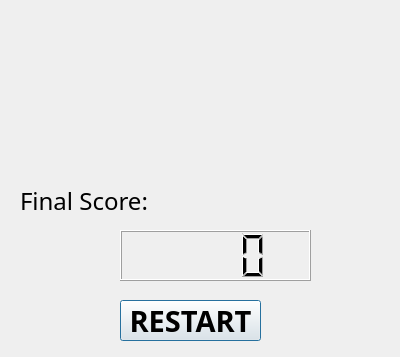
<?xml version="1.0" encoding="UTF-8"?>
<ui version="4.0">
 <class>Over</class>
 <widget class="QDialog" name="Over">
  <property name="geometry">
   <rect>
    <x>0</x>
    <y>0</y>
    <width>400</width>
    <height>357</height>
   </rect>
  </property>
  <property name="windowTitle">
   <string>Dialog</string>
  </property>
  <widget class="QLabel" name="winLose">
   <property name="geometry">
    <rect>
     <x>10</x>
     <y>20</y>
     <width>381</width>
     <height>71</height>
    </rect>
   </property>
   <property name="font">
    <font>
     <family>Andalus</family>
     <pointsize>22</pointsize>
     <weight>75</weight>
     <bold>true</bold>
    </font>
   </property>
   <property name="text">
    <string/>
   </property>
   <property name="alignment">
    <set>Qt::AlignCenter</set>
   </property>
  </widget>
  <widget class="QLabel" name="star">
   <property name="geometry">
    <rect>
     <x>130</x>
     <y>100</y>
     <width>130</width>
     <height>80</height>
    </rect>
   </property>
   <property name="text">
    <string/>
   </property>
   <property name="scaledContents">
    <bool>true</bool>
   </property>
  </widget>
  <widget class="QLabel" name="label_2">
   <property name="geometry">
    <rect>
     <x>20</x>
     <y>180</y>
     <width>171</width>
     <height>41</height>
    </rect>
   </property>
   <property name="font">
    <font>
     <family>Algerian</family>
     <pointsize>18</pointsize>
    </font>
   </property>
   <property name="text">
    <string>Final Score:</string>
   </property>
  </widget>
  <widget class="QLCDNumber" name="score">
   <property name="geometry">
    <rect>
     <x>120</x>
     <y>230</y>
     <width>191</width>
     <height>51</height>
    </rect>
   </property>
   <property name="digitCount">
    <number>4</number>
   </property>
  </widget>
  <widget class="QPushButton" name="pushButton">
   <property name="geometry">
    <rect>
     <x>120</x>
     <y>300</y>
     <width>141</width>
     <height>41</height>
    </rect>
   </property>
   <property name="font">
    <font>
     <family>Aharoni</family>
     <pointsize>22</pointsize>
     <weight>75</weight>
     <bold>true</bold>
    </font>
   </property>
   <property name="text">
    <string>RESTART</string>
   </property>
  </widget>
 </widget>
 <resources/>
 <connections/>
</ui>
